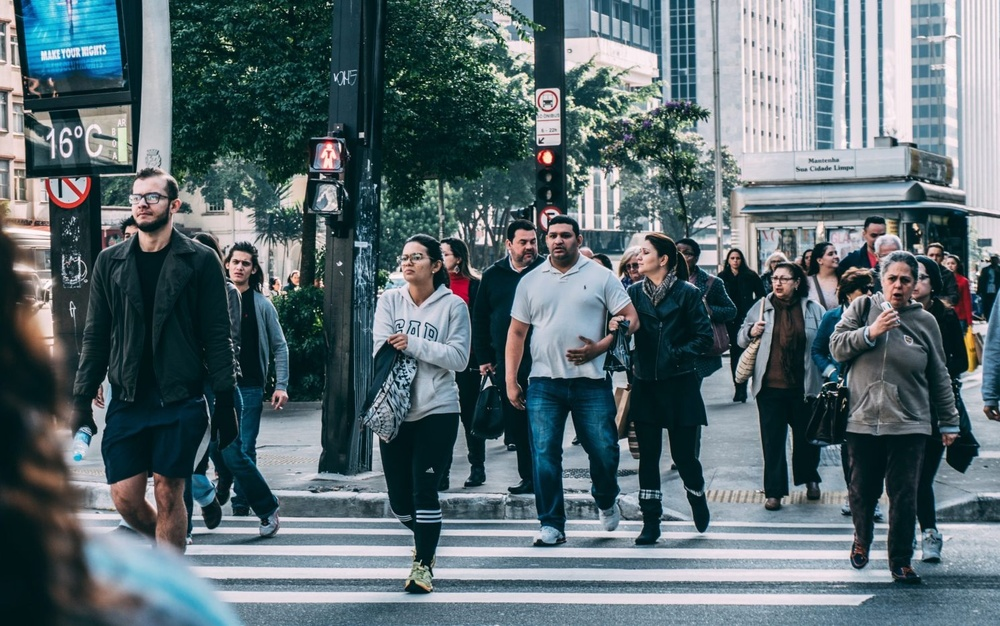
#> input picture openCV/Human_Detection/human_detection/street.jpg, 1000 x 626 px, shrunk from 1490 x 932 before the run
$ python cascadeHuman.py
#> lines starting #> are read from the running program, lines starting #| are printed output that depends on the picture; after the words box and inside, x2 and y2 are one past the last pixel; in counts of white or black regions, pixels touching at a corner belong together
# opencv_fullbody_Detection.py : 파라미터 변경시켜 한개 cascade 대해 출력
import numpy as np
import cv2
from matplotlib import pyplot as plt


filename = "./human_detection/street.jpg"
# 예측할 그림 가져오기, gray convert
image1 = cv2.imread(filename)
#> image1 is the input picture: shape (626, 1000, 3); mean B, G, R 111.9, 106.4, 89.6
grayImage1 = cv2.cvtColor(image1, cv2.COLOR_BGR2GRAY)
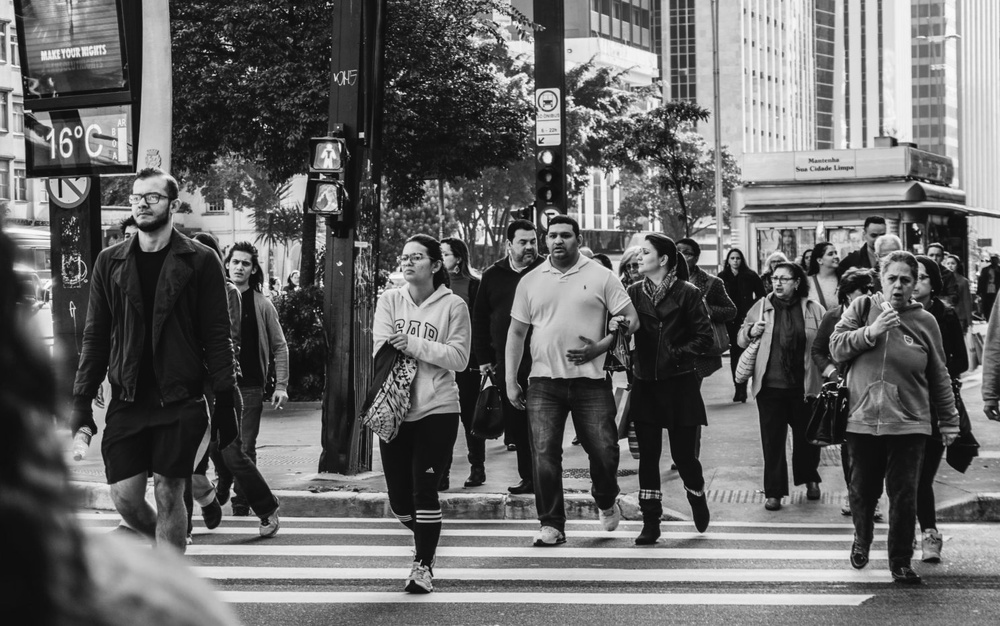
#> grayImage1: shape (626, 1000); min 2, max 254, mean 102

image2 = cv2.imread(filename)
grayImage2 = cv2.cvtColor(image2, cv2.COLOR_BGR2GRAY)

image3 = cv2.imread(filename)
grayImage3 = cv2.cvtColor(image3, cv2.COLOR_BGR2GRAY)

# cascade xml 파일 선택
body_cascade = cv2.CascadeClassifier('./haarcascade_fullbody.xml')


# 10 = 검출한 사각형 사이 최소 간격, body에 x,y,w,h가 여러개 저장됨.
body = body_cascade.detectMultiScale(grayImage1, 1.01, 10, minSize=(30, 30))
#> body = [[193, 482, 35, 69], [543, 222, 40, 80], [359, 363, 118, 237], [565, 393, 72, 145], [713, 266, 145, 291], [562, 151, 213, 426]]

for (x,y,w,h) in body :
    cv2.rectangle(image1,(x,y),(x+w,y+h),(0,0,255),3)
#> this loop made 6 passes
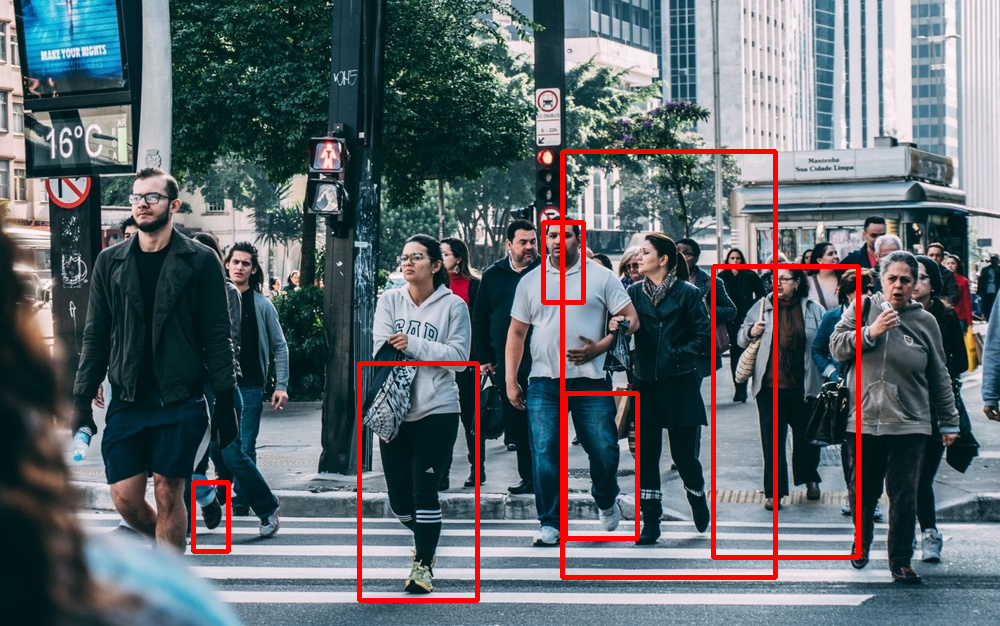
#> image1: shape (626, 1000, 3); 2.91% of pixels changed, all inside (x1, y1, x2, y2) = (191, 149, 861, 603)

plt.subplot(1, 3, 1)
plt.imshow(image1, cmap='gray')


# 2 = 검출한 사각형 사이 최소 간격, minSize = 지정한 크기 이상의 사각형만 가져온다.
body = body_cascade.detectMultiScale(grayImage2,1.01, 2, 0, minSize=(70, 70))
#> body = [[343, 316, 146, 291], [157, 229, 81, 162], [441, 222, 89, 178], [713, 266, 145, 291], [458, 284, 155, 310], [562, 151, 213, 426]]

for (x,y,w,h) in body :
    cv2.rectangle(image2,(x,y),(x+w,y+h),(0,0,255),3)
#> this loop made 6 passes
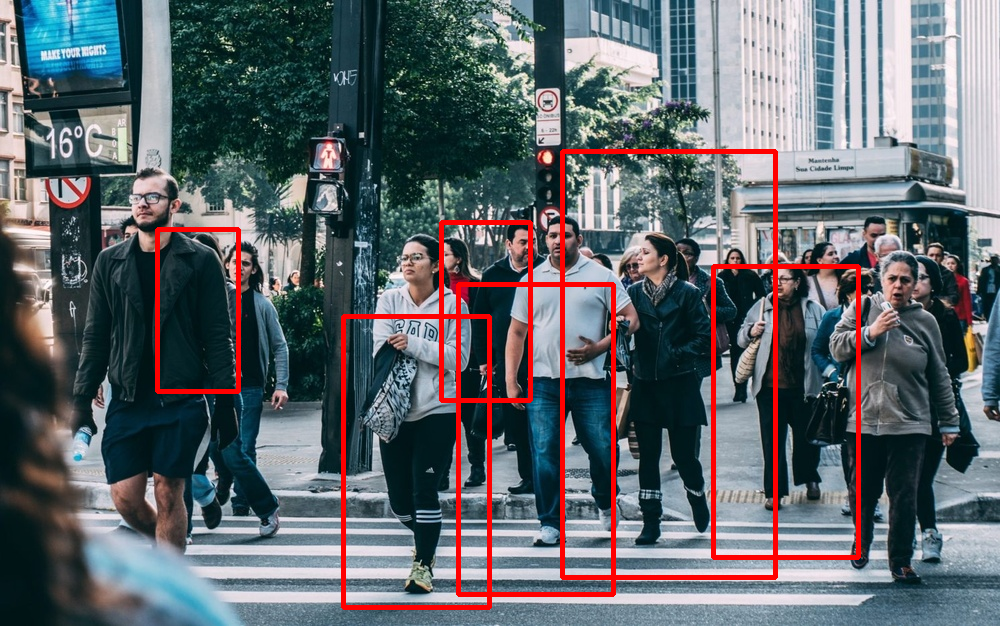
#> image2: shape (626, 1000, 3); 3.92% of pixels changed, all inside (x1, y1, x2, y2) = (155, 149, 861, 610)

plt.subplot(1, 3, 2)
plt.imshow(image2, cmap='gray')


# minSize가 없을 때의 결과
body = body_cascade.detectMultiScale(grayImage3, 1.01, 2)
#> body = 16 rows, first 6: [37, 162, 34, 68], [193, 482, 35, 69], [543, 222, 40, 80], [212, 290, 41, 81], [359, 363, 118, 237], [184, 444, 51, 102]
for (x,y,w,h) in body :
    cv2.rectangle(image3,(x,y),(x+w,y+h),(0,0,255),3)
#> this loop made 16 passes
#> (x, y, w, h) on passes 1 to 12: (37, 162, 34, 68), (193, 482, 35, 69), (543, 222, 40, 80), (212, 290, 41, 81), (359, 363, 118, 237), (184, 444, 51, 102), (894, 501, 52, 104), (565, 393, 72, 145), (162, 231, 72, 145), (517, 451, 63, 126), (830, 454, 62, 124), (440, 360, 72, 143)
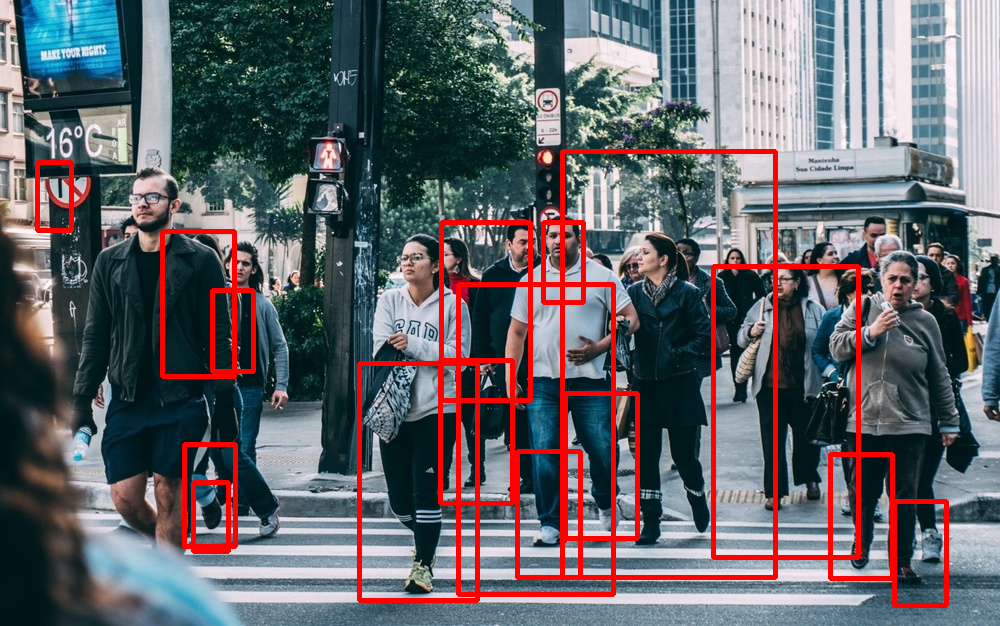
#> image3: shape (626, 1000, 3); 6.01% of pixels changed, all inside (x1, y1, x2, y2) = (35, 149, 949, 608)

plt.subplot(1, 3, 3)
plt.imshow(image3, cmap='gray')


plt.show()
#> figure, not shown here; B, G, R data is drawn as R, G, B

$ run again, with openCV/Human_Detection/human_detection/IMG_8226.JPG copied over openCV/Human_Detection/human_detection/street.jpg
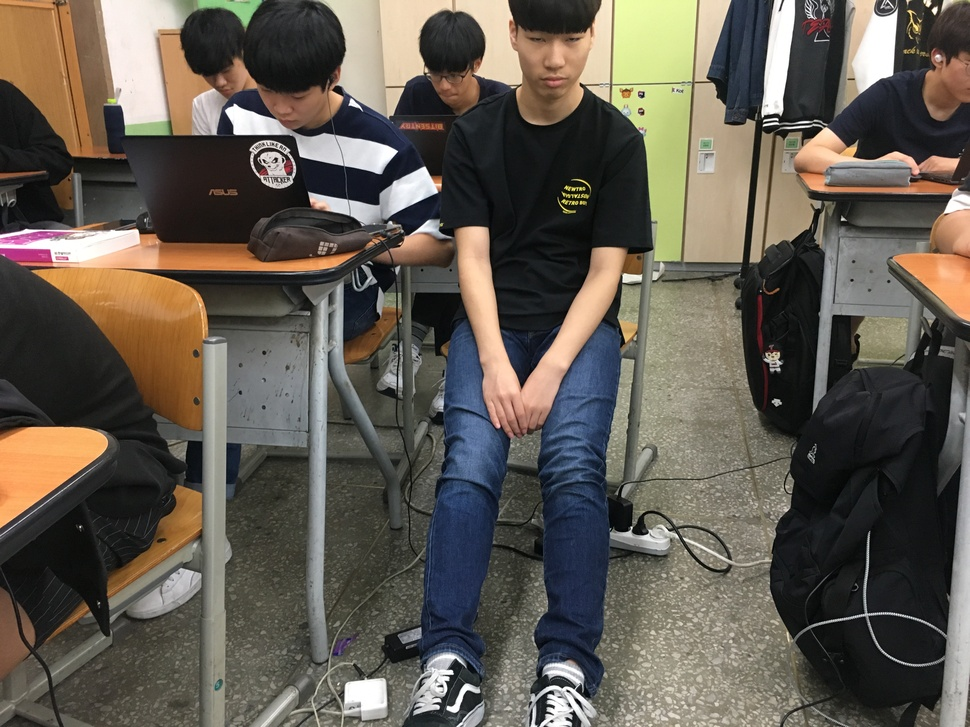
#> input picture openCV/Human_Detection/human_detection/IMG_8226.JPG, 970 x 727 px, shrunk from 4032 x 3024 before the run
#> image1 is the input picture: shape (727, 970, 3); mean B, G, R 80.7, 90.6, 97.3
#> `body = body_cascade.detectMultiScale(grayImage1, 1.01, 10, minSize=(30..`: body = ()
#> `body = body_cascade.detectMultiScale(grayImage2,1.01, 2, 0, minSize=(7..`: body = [[378, 215, 114, 229]]
#> the loop `for (x,y,w,h) in body :` made 1 pass
#> after the loop `for (x,y,w,h) in body :`:
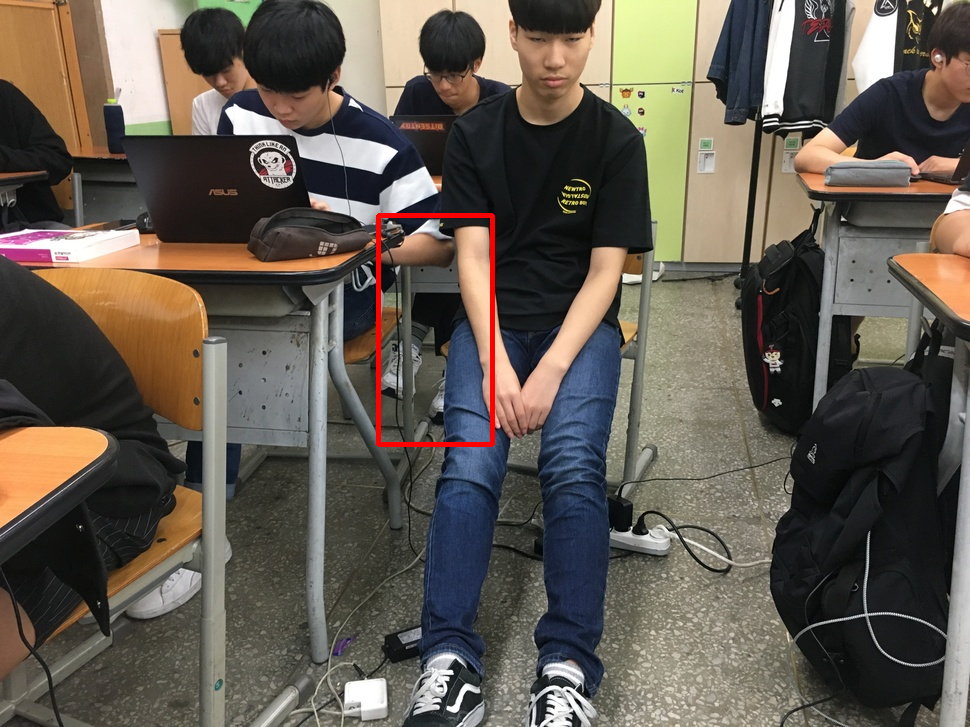
#> image2: shape (727, 970, 3); 0.48% of pixels changed, all inside (x1, y1, x2, y2) = (376, 213, 495, 447)
#> `body = body_cascade.detectMultiScale(grayImage3, 1.01, 2)`: body = [[511, 355, 20, 40], [94, 90, 36, 71], [502, 313, 42, 84], [730, 110, 59, 118], [378, 215, 114, 229]]
#> the loop `for (x,y,w,h) in body :` made 5 passes
#> `plt.show()`:
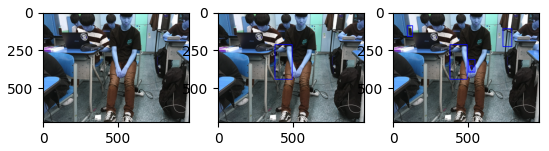
#> figure drawn by matplotlib, 3 panels; B, G, R data is drawn as R, G, B
